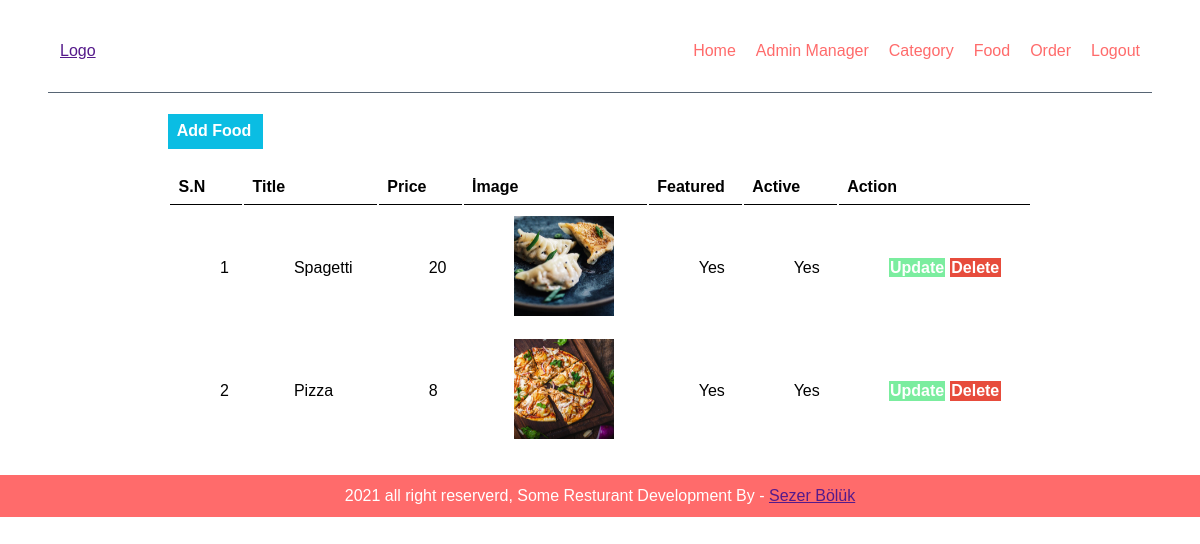
The app's page /admin/manage-food.php (signed in) with its own data.
### tables this page shows
CREATE TABLE `tbl_food` (
  `id` int(11) NOT NULL,
  `title` varchar(100) NOT NULL,
  `description` text NOT NULL,
  `price` decimal(10,0) NOT NULL,
  `image_name` varchar(250) NOT NULL,
  `category_id` int(10) UNSIGNED NOT NULL,
  `featured` varchar(10) NOT NULL,
  `active` varchar(10) NOT NULL
);

### admin/manage-food.php (the view, shortened to what this page needs)
<?php
$db = include('./database/db.php');
$foods = $db->query('SELECT * FROM tbl_food')->fetchAll();
include('./partials/menu.php');
?>
<div class="manage-content">
    <div class="wrapper">
        <a href="<?php echo SITEURL . 'admin/add-food.php' ?>" class="btn-primary">Add Food</a>
        <br>
        <table class="table-full">
            <tr>
                <th>S.N</th>
                <th>Title</th>
                <th>Price</th>
                <th>İmage</th>
                <th>Featured</th>
                <th>Active</th>
                <th>Action</th>
            </tr>
            <?php
            if (count($foods) > 0) {
                $counter = 0;
                foreach ($foods as  $value) {
            ?>
                    <tr>
                        <td><?php echo $counter +=1; ?></td>
                        <td><?php echo $value['title'] ?> </td>
                        <td><?php echo $value['price'] ?> </td>
                        <td><img src="<?php echo $value['image_name'] ?> " width="100px" height="100px" alt=""></td>
                        <td><?php echo $value['featured'] ?> </td>
                        <td><?php echo $value['active'] ?> </td>
                        <td>
                            <a href="<?php echo SITEURL.'admin/update-food.php?id='.$value['id'].'' ?>" class="btn-secondary">Update</a>
                            <a href="<?php echo SITEURL.'admin/delete-food.php?id='.$value['id'].'' ?>" class="btn-danger">Delete</a>
                        </td>
                    </tr>
            <?php
                }
            }
            ?>
        </table>
    </div>
</div>
<?php include('./partials/footer.php') ?>

### css/admin.css (style rules this page uses)
* { margin: 0; padding: 0; font-family: Arial, Helvetica, sans-serif; }
.wrapper { padding: 1%; width: 90%; margin: 10px auto; }
.manage-content { width: 90%; margin: 0 auto; }
.manage-content .wrapper { display:grid; width: 80%; grid-template-columns: repeat(1, 1fr); }
table tr th { border-bottom: 1px solid black; padding: 1%; text-align: left; }
table tr td { padding: 1%; }
.btn-primary { background-color: #0abde3; width: 9%; padding: 1%; color: white; text-decoration: none; font-weight: bold; }
.btn-secondary { background-color: #7bed9f; width: 9%; padding: 1%; color: white; text-decoration: none; font-weight: bold; }
.btn-danger { background-color: #e74c3c; width: 9%; padding: 1%; color: white; text-decoration: none; font-weight: bold; }
table tr td { padding-left: 50px; }

### records on screen
tbl_food: counter "1", title "Spagetti", price "20", image_name (picture), featured "Yes", active "Yes"
tbl_food: counter "2", title "Pizza", price "8", image_name (picture), featured "Yes", active "Yes"
